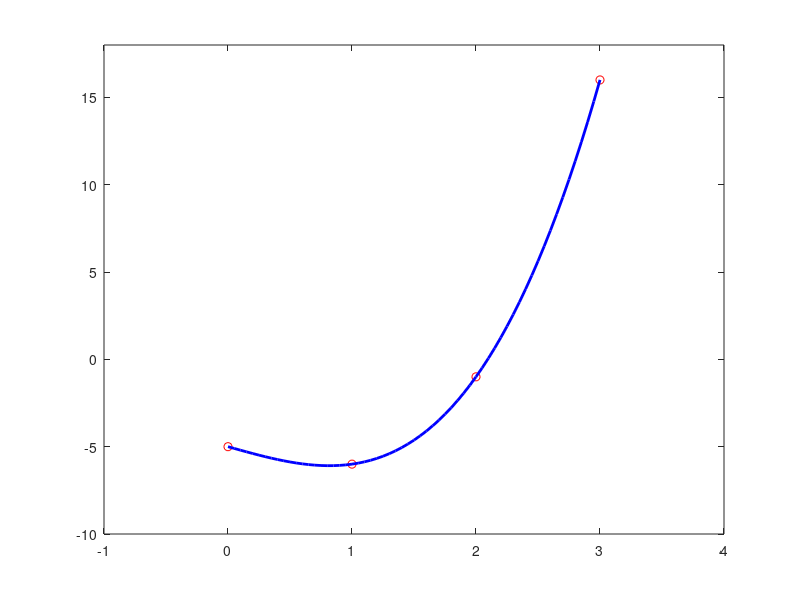

This figure's MATLAB source: (Note: this script raises an error after producing the figure.)
% Data
x=0:3;
fx = [-5, -6, -1,16];
plot(x,fx,'ro');
% Creata a vector of density spaced evaluation points 
x1 = 0:0.05:3;

% Apply Lagrange interpolation
p1 = (x1-x(2)).*(x1 - x(3)).*(x1-x(4))*5/6;
p2 = -3*(x1-x(1)).*(x1 - x(3)).*(x1-x(4));
p3 = 0.5*(x1-x(1)).*(x1 - x(2)).*(x1-x(4));
p4 = (x1-x(1)).*(x1 - x(2)).*(x1-x(3))*16/6;

p = p1 + p2 + p3 + p4;
hold on
plot(x1,p,'b','LineWidth',2)
axis([-1 4 -10 18]);A